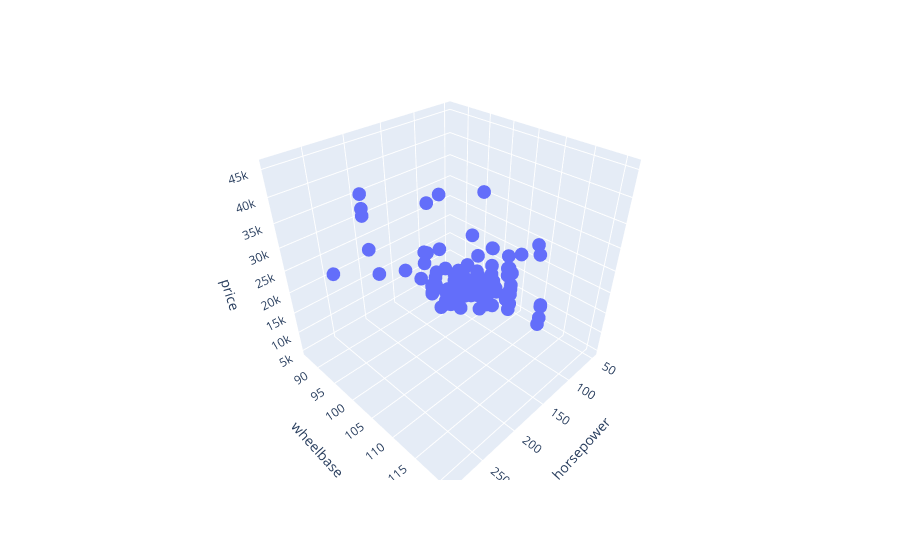

Here is the notebook cell this chart was saved with:
### Code cell
pio.renderers.default="iframe"
fig= px.scatter_3d(df,x="horsepower",y="wheelbase",z="price")
fig.show(renderer="vscode")

### Figure 1 — Plotly figure (JSON) as saved in the notebook; plotly's stock layout.template omitted (floating-point values rounded to 4 significant figures; data arrays with more than 128 entries replaced by an {"elided": "..."} marker saying what was removed)
{"data": [{"hovertemplate": "horsepower=%{x}<br>wheelbase=%{y}<br>price=%{z}<extra></extra>", "legendgroup": "", "marker": {"color": "#636efa", "symbol": "circle"}, "mode": "markers", "name": "", "scene": "scene", "showlegend": false, "type": "scatter3d", "x": {"elided": "205 int values"}, "y": {"elided": "205 float values"}, "z": {"elided": "205 float values"}}], "layout": {"legend": {"tracegroupgap": 0}, "margin": {"t": 60}, "scene": {"domain": {"x": [0, 1], "y": [0, 1]}, "xaxis": {"title": {"text": "horsepower"}}, "yaxis": {"title": {"text": "wheelbase"}}, "zaxis": {"title": {"text": "price"}}}}}
